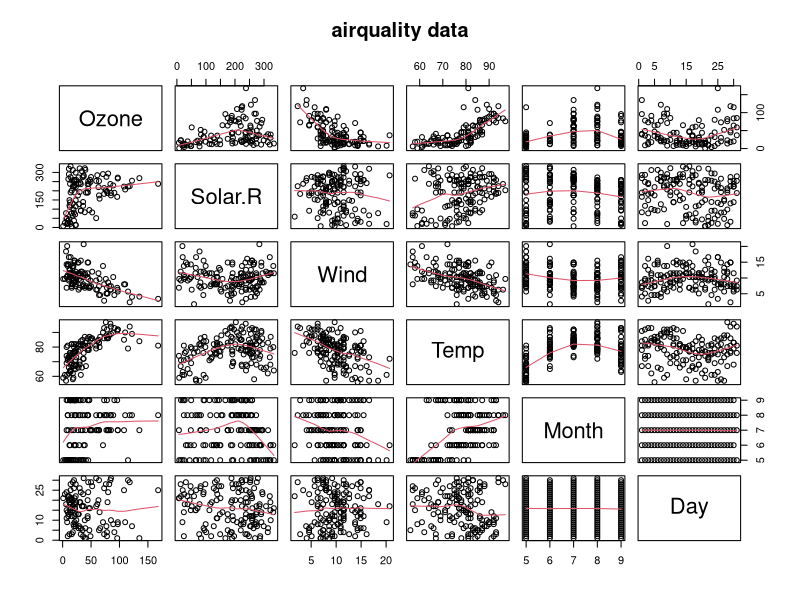

The R source for this figure:
## ---- chunk 1
knitr::opts_chunk$set(echo = TRUE)
library(knitr)
library(tidyverse)
## ---- chunk 2
# library(conflicted)
library(tidyverse)
# library(scales)
# library(cowplot)
# library(magrittr)

# library(rlang)
# library(stringr)
# library(glue)
# library(purrr)
# library(furrr)
# library(arules)
# library(arulesViz)
# library(DT)
# library(tidygraph)
# library(rfm)
#source("lib_utils.R")
# resolve_conflicts(
#   c("magrittr", "rlang", "dplyr", "readr", "purrr", "ggplot2", "arules",
#     "Matrix", "DT")
# )

knitr::opts_chunk$set(
  tidy       = FALSE,
  cache      = FALSE,
  warning    = FALSE,
  message    = FALSE,
  fig.height =     8,
  fig.width  =    12
)

options(
  width = 90L,
  warn  = 1
)

#theme_set(theme_cowplot())
set.seed(1234)
#plan(multisession)
## ---- chunk 3
summary(airquality)
## ---- chunk 4


require(graphics)
pairs(airquality, panel = panel.smooth, main = "airquality data")
## ---- chunk 5
kable(airquality)
